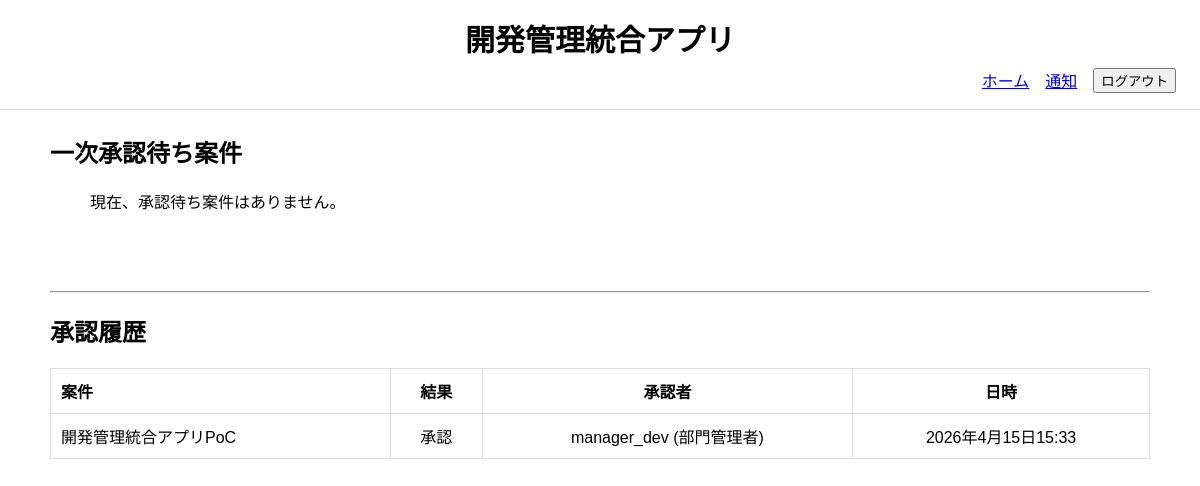
Before: /department/approvals/ (signed in) with the older database file.
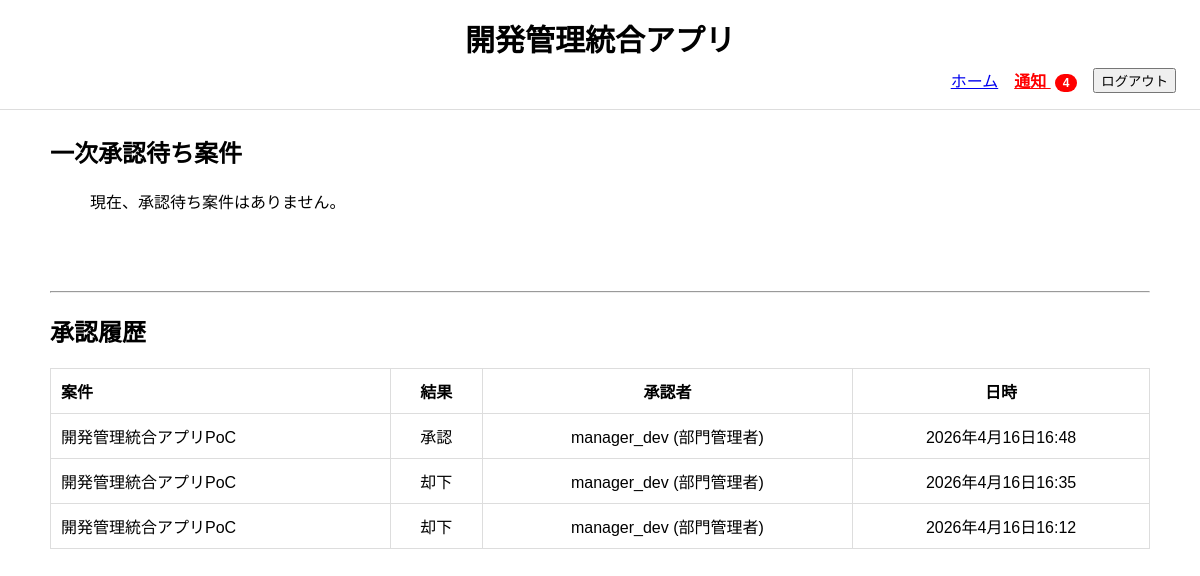
After: the same page with the newer database file.
### project_management_app/models.py (models this page shows, shortened)
class Approval(models.Model):
    class Examination(models.TextChoices):
        APPROVED = "approved", "承認"
        REJECTED = "rejected", "却下"
    class ApprovalLevel(models.TextChoices):
        DEPARTMENT = "department", "部門承認"
        HQ = "hq", "本部承認"
    project = models.ForeignKey(
        Project,
        verbose_name="案件",
        on_delete=models.CASCADE,
        related_name="approvals",
    )
    approver = models.ForeignKey(
        CustomUser,
        verbose_name="承認者",
        on_delete=models.PROTECT,
        related_name="approvals",
    )
    level = models.CharField(
        "承認段階",
        max_length=20,
        choices=ApprovalLevel.choices,
    )
    examination = models.CharField(
        "審査",
        max_length=20,
        choices=Examination.choices,
    )
    comment = models.TextField("コメント", null=True, blank=True)
    examined_at = models.DateTimeField("審査日時", default=timezone.now)
    class Meta:
        verbose_name = "承認履歴"
        verbose_name_plural = "承認履歴"
        ordering = ["-examined_at"]

class Project(models.Model):
    class Status(models.TextChoices):
        DRAFT = "draft", "下書き"
        PENDING_MANAGER = "pending_manager", "部門承認待ち"
        PENDING_HQ = "pending_hq", "本部承認待ち"
        APPROVED = "approved", "承認済"
        IN_PROGRESS = "in_progress", "進行中"
        COMPLETED = "completed", "完了"
        REJECTED = "rejected", "却下"
    name = models.CharField("案件名", max_length=200)
    description = models.TextField("目的・概要")
    applicant = models.ForeignKey(
        CustomUser,
        verbose_name="案件担当者",
        on_delete=models.SET_NULL,
        null=True,
        blank=True,
        related_name="applied_projects"
    )
    department = models.ForeignKey(
        Department,
        verbose_name="担当部門",
        on_delete=models.PROTECT,
        related_name="projects",
    )
    estimated_budget = models.DecimalField(
        "予算額", max_digits=12, decimal_places=0
        )
    progress_rate = models.PositiveIntegerField(
        "全体進捗率",
        default=0,
        validators=[MinValueValidator(0), MaxValueValidator(100)]
    )
    status = models.CharField(
        "ステータス",
        max_length=30,
        choices=Status.choices,
        default=Status.DRAFT
    )
    submitted_at = models.DateField("申請日", null=True, blank=True)
    start_date = models.DateField("開始日", null=True, blank=True)
    due_date = models.DateField("期限", null=True, blank=True)
    approved_at = models.DateField("最終承認日", null=True, blank=True)
    completed_at = models.DateField("完了日", null=True, blank=True)
    created_at = models.DateTimeField("作成日時", auto_now_add=True)
    updated_at = models.DateTimeField("更新日時", auto_now=True)
    class Meta:
        verbose_name = "案件"
        verbose_name_plural = "案件"
        ordering = ["-created_at"]

class CustomUser(AbstractUser):
    class Role(models.TextChoices):
        MEMBER = "member", "タスク担当者"
        APPLICANT = "applicant", "申請者"
        MANAGER = "manager", "部門管理者"
        HQ = "hq", "本部管理者"
    department = models.ForeignKey(
        Department,
        verbose_name="所属部門",
        on_delete=models.PROTECT,
        related_name="users",
        null=True,
        blank=True
    )
    role = models.CharField(
        "ロール",
        max_length=30,
        choices=Role.choices,
        default=Role.APPLICANT
    )
    class Meta:
        verbose_name = "ユーザー"
        verbose_name_plural = "ユーザー"
    def __str__(self):
        return f"{self.username} ({self.get_role_display()})"

### project_management_app/views.py (the view)
# urls.py: path("department/approvals/", DepartmentApprovalListView.as_view(), name="department_approval_list"),
class DepartmentApprovalListView(LoginRequiredMixin, ListView):
    model = Project
    template_name = "project_management_app/department_approval_list.html"
    def get_context_data(self, **kwargs):
        context = super().get_context_data(**kwargs)
        department = self.request.user.department
        context["pending_projects"] = Project.objects.filter(
            department=department,
            status=Project.Status.PENDING_MANAGER
        ).select_related(
            "applicant", "department"
        ).order_by("-created_at")
        context["approval_histories"] = Approval.objects.filter(
            project__department=department,
            level=Approval.ApprovalLevel.DEPARTMENT
        ).select_related(
            "project", "approver"
        ).order_by("-examined_at")[:20]  # 最新20件
        return context

### project_management_app/context_processors.py (called while the page is built)
def notification_count(request):
    if request.user.is_authenticated:
        count = Notification.objects.filter(
            recipient=request.user,
            is_read=False
        ).count()
    else:
        count = 0
    return {
        "unread_notification_count": count
    }

def pending_approval_count(request):
    if request.user.is_authenticated:
        if request.user.role == "manager":
            count = Project.objects.filter(
                department=request.user.department,
                status=Project.Status.PENDING_MANAGER
            ).count()
        elif request.user.role == "hq":
            count = Project.objects.filter(
                status=Project.Status.PENDING_HQ
            ).count()
        else:
            count = 0
    else:
        count = 0
    return {
        "pending_approval_count": count
    }

### project_management_app/templates/project_management_app/department_approval_list.html (shortened to what this page needs)
{% extends "project_management_app/base.html" %}
{% block content %}
<h2>一次承認待ち案件</h2>
<ul>
    {% for project in pending_projects %}
        <li>
            {{ project.name }}
            - {{ project.applicant.username }}
            <a href="{% url 'department_approval' project.pk %}">
                承認
            </a>
        </li>
    {% empty %}
        現在、承認待ち案件はありません。
    {% endfor %}
</ul>
<br><br><br>
<hr>
<h2>承認履歴</h2>
<table>
    <tr>
        <th>案件</th>
        <th>結果</th>
        <th>承認者</th>
        <th>日時</th>
    </tr>
    {% for a in approval_histories %}
    <tr>
        <td>{{ a.project.name }}</td>
        <td>
            {% if a.examination == a.Examination.APPROVED %}
                承認
            {% else %}
                却下
            {% endif %}
        </td>
        <td>{{ a.approver }}</td>
        <td>{{ a.examined_at }}</td>
    </tr>
    {% endfor %}
</table>
{% endblock %}

Changed rows visible on the page:
removed Approval: project.name "開発管理統合アプリPoC", examination "承認", approver "manager_dev (部門管理者)", examined_at "2026年4月15日15:33"
added Approval: project.name "開発管理統合アプリPoC", examination "承認", approver "manager_dev (部門管理者)", examined_at "2026年4月16日16:48"
added Approval: project.name "開発管理統合アプリPoC", examination "却下", approver "manager_dev (部門管理者)", examined_at "2026年4月16日16:35"
added Approval: project.name "開発管理統合アプリPoC", examination "却下", approver "manager_dev (部門管理者)", examined_at "2026年4月16日16:12"
Other visible differences:
{{ unread_notification_count }}: (not shown) → "4"
